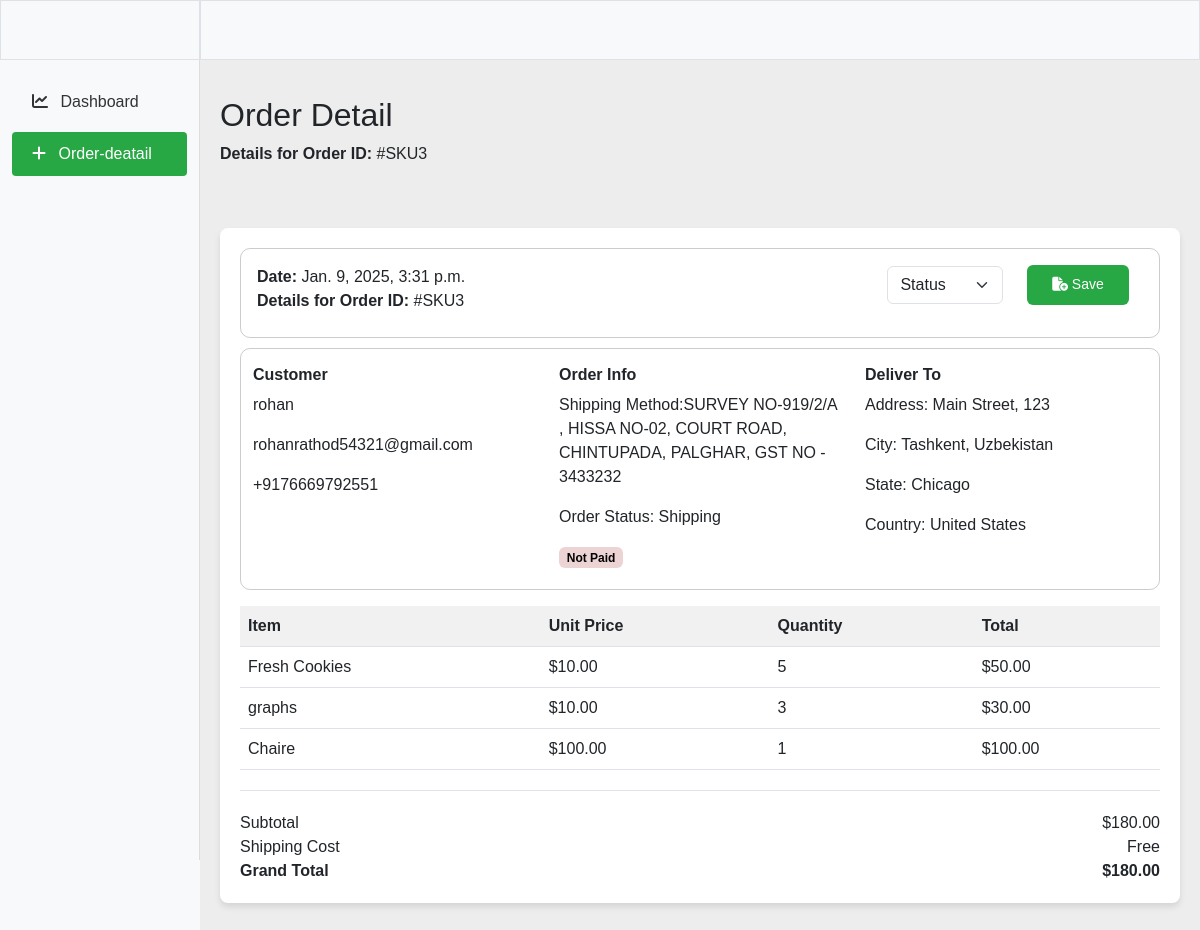
/useradmin/dashboard/order_detail/3 (signed in), run on an earlier commit of the app's database.
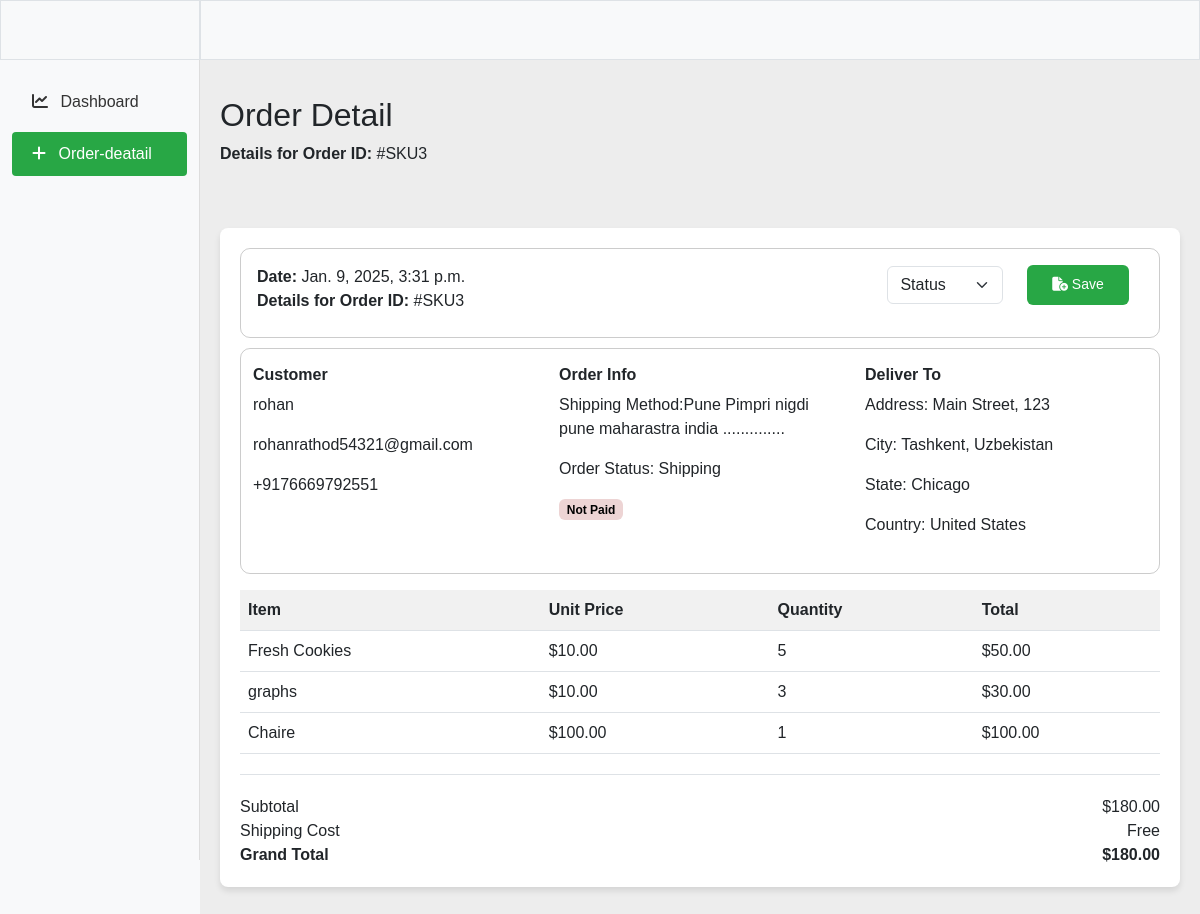
And on a later commit of the database.
### core/models.py (models this page shows)
class Address(models.Model):
    user = models.ForeignKey(User, on_delete=models.SET_NULL, null=True)
    mobile = models.IntegerField(max_length=10, null=True)
    address = models.CharField(max_length=100, null = True)
    status = models.BooleanField(default=False)
    class Meta:
        verbose_name_plural = "Address"  #categorys ==> Categories  in table

### useradmin/decorators.py (the view)
    def wrapper(request, *args, **kwargs):
        if request.user.is_superuser != True:
            messages.warning(request, "you are not authorized to accces this page")
            return redirect("/user/sign-in")
        return view_func(request, *args, **kwargs)

### core/context_processor.py (called while the page is built)
def default(request):
    categories = Category.objects.all()
    vendor = Vendor.objects.all()
    min_max_price = Product.objects.all().aggregate(Min('price'), Max('price'))
    wishlist_product_ids = Wishlist.objects.filter(user=request.user).values_list('product__id', flat=True) if request.user.is_authenticated else []
    try:
        wishlist = Wishlist.objects.filter(user = request.user)
    except:
        messages.warning(request, "You need to login first")
        wishlist = 0
    try:
        address = Address.objects.get(user = request.user)
    except:
        address = None
    return {
        'categories': categories,
        'address' : address,
        'vendors' : vendor,
        'min_max_price' : min_max_price,
        'wishlist':wishlist,
        'wishlist_product_ids':wishlist_product_ids,
    }

### templates/useradmin/order_detail.html (shortened to what the changed rows need)
{% load static %} {{ form.media }}
<!DOCTYPE html>
<html lang="en">
  <head>
    <link
      href="https://cdn.jsdelivr.net/npm/bootstrap@5.3.0/dist/css/bootstrap.min.css"
      rel="stylesheet"
    />
    <link
      rel="stylesheet"
      href="https://cdnjs.cloudflare.com/ajax/libs/font-awesome/6.7.2/css/all.min.css"
    />
    <link
      rel="stylesheet"
      type="text/css"
      href="{% static 'assets/useradmin/dashboard.css' %}"
    />
    <link
      rel="stylesheet"
      href="https://cdnjs.cloudflare.com/ajax/libs/font-awesome/6.0.0/css/all.min.css"
    />
  </head>
  <body>
    <div class="container-fluid">
      <div class="row">
        <div
          class="col-md-9 col-lg-10 content"
          style="background-color: rgb(237, 237, 237)"
        >
          <div id="orders" class="section">
            <div class="row d-flex justify-content-between">
              <div class="col-md-6 mt-3 mb-3">
                <h2>Order Detail</h2>
              </div>
            </div>
            <div class="container order-container">
              <div
                class="row pt-3 m-0 mb-2"
                style="border: 1px solid rgb(0, 0, 0, 0.2); border-radius: 10px"
              >
                <div class="col-md-4 info-block">
                  <h6>Order Info</h6>
                  <p>Shipping Method:{{adrs.address}}</p>
                  <p>Order Status: {{order.product_status}}</p>
                  {% if order.paid_status == True %}
                  <td><span class="badge status-paid"> Paid</span></td>
                  {% else %}
                  <td><span class="badge status-unpaid">Not Paid</span></td>
                  {% endif %}
                </div>
              </div>
              <div class="section mt-3">
                <table class="table">
                  <thead>
                    <tr>
                      <th>Item</th>
                      <th>Unit Price</th>
                      <th>Quantity</th>
                      <th>Total</th>
                    </tr>
                  </thead>
                </table>
              </div>
            </div>
          </div>
        </div>
      </div>
    </div>
  </body>
</html>

What changed in the data, as far as the page shows it:
no longer on this page (row edited): Address: address "SURVEY NO-919/2/A , HISSA NO-02, COURT ROAD, CHINTUPADA, PALGHAR, GST NO - 3433232"
now on this page (row edited): Address: address "Pune Pimpri nigdi pune maharastra india .............."
